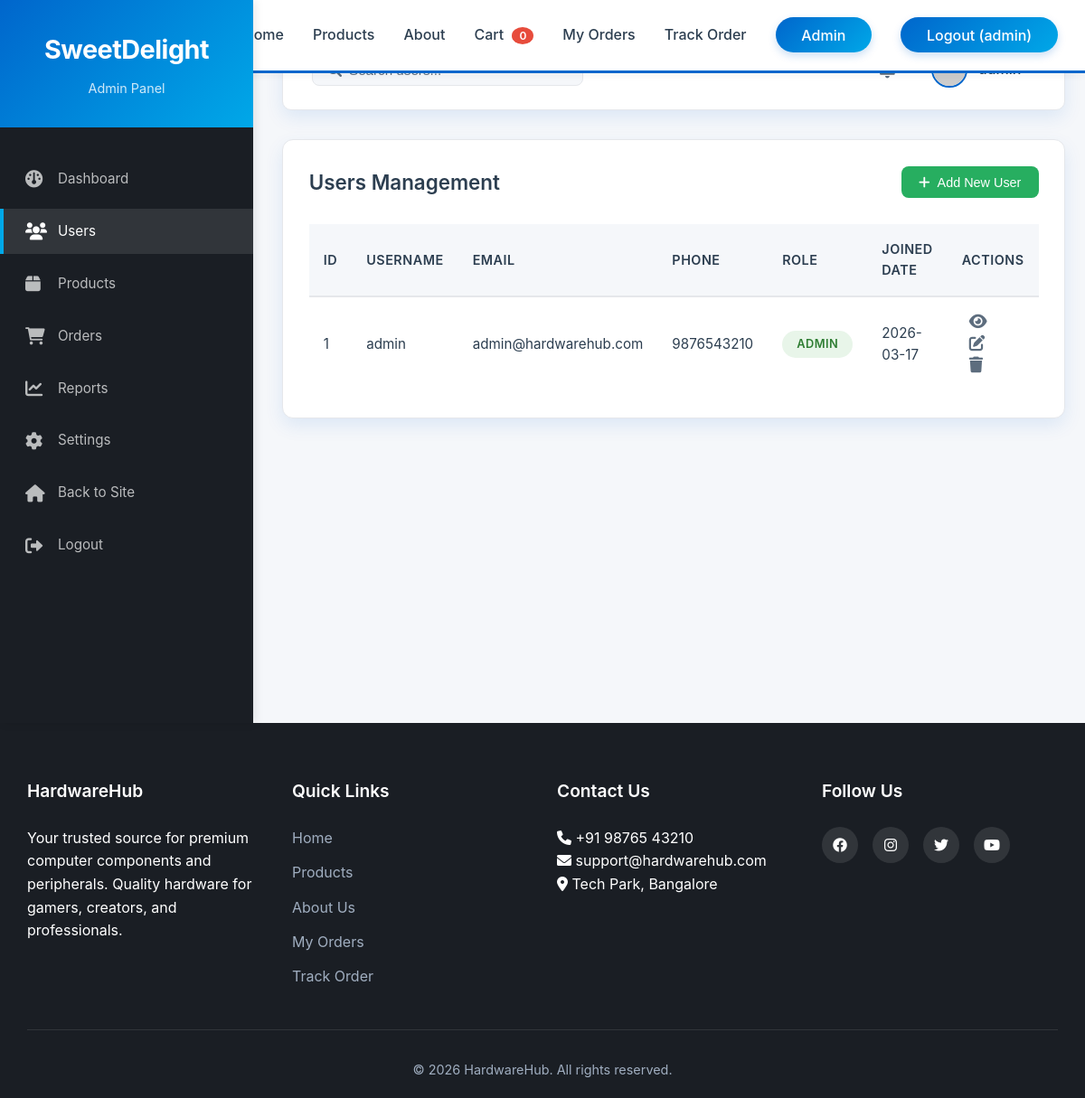
Before: /admin/users (signed in) with the older database file.
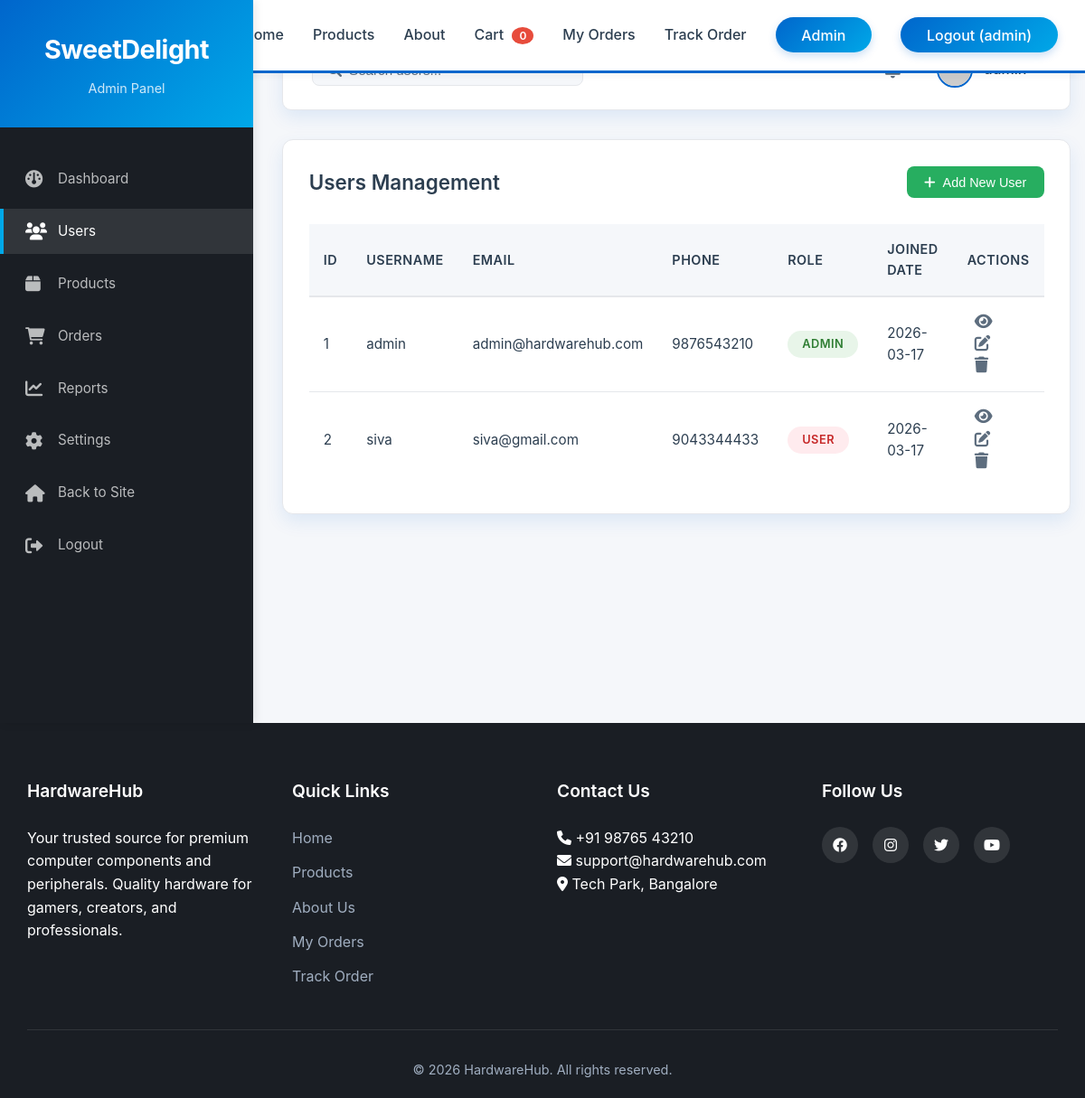
After: the same page with the newer database file.
### app.py (models this page shows, shortened)
class User(UserMixin, db.Model):
    id = db.Column(db.Integer, primary_key=True)
    username = db.Column(db.String(80), unique=True, nullable=False)
    email = db.Column(db.String(120), unique=True, nullable=False)
    password_hash = db.Column(db.String(200), nullable=False)
    phone = db.Column(db.String(15))
    address = db.Column(db.Text)
    is_admin = db.Column(db.Boolean, default=False)
    created_at = db.Column(db.DateTime, default=datetime.utcnow)
    orders = db.relationship('Order', backref='user', lazy=True)

### app.py (the view)
@app.route('/admin/users')
@login_required
@admin_required
def admin_users():
    users = User.query.all()
    return render_template('admin/users.html', users=users)

### app.py (called while the page is built)
def admin_required(f):
    @wraps(f)
    def decorated_function(*args, **kwargs):
        if not current_user.is_authenticated or not current_user.is_admin:
            flash('You need admin privileges to access this page.', 'danger')
            return redirect(url_for('index'))
        return f(*args, **kwargs)
    return decorated_function

@login_manager.user_loader
def load_user(user_id):
    return User.query.get(int(user_id))

### templates/admin/users.html (shortened to what this page needs)
{% extends "base.html" %}
{% block extra_css %}
<link rel="stylesheet" href="{{ url_for('static', filename='css/admin.css') }}">
{% endblock %}
{% block content %}
<div class="admin-container">
    {% include 'admin/sidebar.html' %}
    <main class="admin-main">
        <div class="admin-top-bar">
            <div class="admin-search">
            </div>
            <div class="admin-user">
                <div class="admin-notifications">
                    <span class="notification-badge">3</span>
                </div>
                <div class="admin-profile">
                    <span>{{ current_user.username }}</span>
                </div>
            </div>
        </div>
        <div class="admin-table-container">
            <div class="admin-table-header">
                <h2>Users Management</h2>
                <button class="admin-btn admin-btn-success" onclick="alert('Add user functionality coming soon!')">
                    <i class="fas fa-plus"></i> Add New User
                </button>
            </div>
            <table class="admin-table" id="usersTable">
                <thead>
                    <tr>
                        <th>ID</th>
                        <th>Username</th>
                        <th>Email</th>
                        <th>Phone</th>
                        <th>Role</th>
                        <th>Joined Date</th>
                        <th>Actions</th>
                    </tr>
                </thead>
                <tbody>
                    {% for user in users %}
                    <tr>
                        <td>{{ user.id }}</td>
                        <td>{{ user.username }}</td>
                        <td>{{ user.email }}</td>
                        <td>{{ user.phone or '-' }}</td>
                        <td>
                            {% if user.is_admin %}
                            <span class="status-badge status-active">Admin</span>
                            {% else %}
                            <span class="status-badge status-inactive">User</span>
                            {% endif %}
                        </td>
                        <td>{{ user.created_at.strftime('%Y-%m-%d') }}</td>
                        <td>
                            <i class="fas fa-eye action-icon" title="View"></i>
                            <i class="fas fa-edit action-icon edit" title="Edit"></i>
                            <i class="fas fa-trash action-icon delete" title="Delete"></i>
                        </td>
                    </tr>
                    {% endfor %}
                </tbody>
            </table>
        </div>
    </main>
</div>
{% endblock %}

### templates/base.html (shortened to what this page needs)
<!DOCTYPE html>
<html lang="en">
<head>
    <link rel="stylesheet" href="{{ url_for('static', filename='css/style.css') }}">
    {% block extra_css %}{% endblock %}
    <link rel="stylesheet" href="https://cdnjs.cloudflare.com/ajax/libs/font-awesome/6.0.0/css/all.min.css">
    <link rel="stylesheet" href="https://unpkg.com/leaflet@1.9.4/dist/leaflet.css" />
</head>
<body>
    <nav class="navbar">
        <div class="container">
            <div class="nav-content">
                <div class="logo">Hardware<span>Hub</span></div>
                <ul class="nav-links">
                    <li><a href="{{ url_for('index') }}" {% if request.endpoint == 'index' %}class="active"{% endif %}>Home</a></li>
                    <li><a href="{{ url_for('products') }}" {% if request.endpoint == 'products' %}class="active"{% endif %}>Products</a></li>
                    <li><a href="{{ url_for('about') }}" {% if request.endpoint == 'about' %}class="active"{% endif %}>About</a></li>
                    <li><a href="{{ url_for('cart') }}">Cart <span class="cart-count">0</span></a></li>
                    <li><a href="{{ url_for('orders') }}" {% if request.endpoint == 'orders' %}class="active"{% endif %}>My Orders</a></li>
                    <li><a href="{{ url_for('tracking') }}" {% if request.endpoint == 'tracking' %}class="active"{% endif %}>Track Order</a></li>
                    {% if current_user.is_authenticated and current_user.is_admin %}
                        <li><a href="{{ url_for('admin_dashboard') }}" class="admin-link">Admin</a></li>
                    {% endif %}
                    {% if current_user.is_authenticated %}
                        <li><a href="#" class="logout-btn" id="logoutBtn">Logout ({{ current_user.username }})</a></li>
                    {% else %}
                        <li><a href="{{ url_for('login') }}" class="login-btn" id="loginNavBtn">Login</a></li>
                    {% endif %}
                </ul>
            </div>
        </div>
    </nav>
    {% block content %}{% endblock %}
    <footer class="footer">
        <div class="container">
            <div class="footer-content">
                <div class="footer-section">
                    <h3>HardwareHub</h3>
                    <p>Your trusted source for premium computer components and peripherals. Quality hardware for gamers, creators, and professionals.</p>
                </div>
                <div class="footer-section">
                    <h4>Quick Links</h4>
                    <ul>
                        <li><a href="{{ url_for('index') }}">Home</a></li>
                        <li><a href="{{ url_for('products') }}">Products</a></li>
                        <li><a href="{{ url_for('about') }}">About Us</a></li>
                        <li><a href="{{ url_for('orders') }}">My Orders</a></li>
                        <li><a href="{{ url_for('tracking') }}">Track Order</a></li>
                    </ul>
                </div>
                <div class="footer-section">
                    <h4>Contact Us</h4>
                    <p><i class="fas fa-phone"></i> +91 98765 43210</p>
                    <p><i class="fas fa-envelope"></i> support@hardwarehub.com</p>
                    <p><i class="fas fa-map-marker-alt"></i> Tech Park, Bangalore</p>
                </div>
                <div class="footer-section">
                    <h4>Follow Us</h4>
                    <div class="social-links">
                        <a href="#"><i class="fab fa-facebook"></i></a>
                        <a href="#"><i class="fab fa-instagram"></i></a>
                        <a href="#"><i class="fab fa-twitter"></i></a>
                        <a href="#"><i class="fab fa-youtube"></i></a>
                    </div>
                </div>
            </div>
            <div class="footer-bottom">
                <p>&copy; 2026 HardwareHub. All rights reserved.</p>
            </div>
        </div>
    </footer>
</body>
</html>

Changed rows visible on the page:
added User: id "2", username "siva", email "siva@gmail.com", phone "9043344433", is_admin "USER", created_at "2026-03-17"
